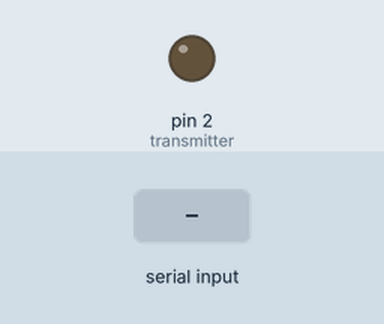
A sketch run on a simulated Arduino Uno, built with avr-gcc and run on an emulated ATmega328P. On the bench: output pins drawn as LEDs (lit = HIGH). The inputs (shaded band) are chosen by the test bench. What the sketch prints to the serial monitor is not drawn.

Above: at 1.2 s.
1.3 s: "0\n" received over Serial
3.9 s: "1\n" received over Serial
At 4.2 s:
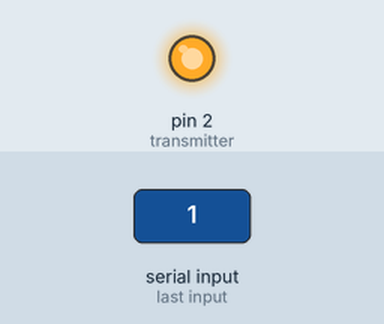
Timing chart, 0 to 6.9 s (numbered marks = the images above; inputs shaded):
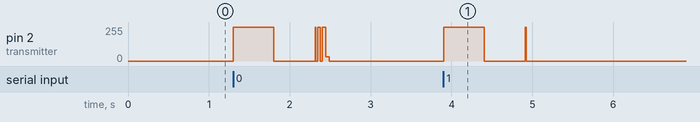

The sketch:

Sender3.0.ino
```cpp
const int sendSpeed = 5000;
const int startBuffer = 500;
const int transmitter = 2;
long cycle = micros();

void setup() {
  // put your setup code here, to run once:
  pinMode(transmitter, OUTPUT);
  Serial.begin(9600);
  while (!Serial);
  Serial.println("Enter a text message:");
}

void loop() {
  if (Serial.available()) {
    String inputText = Serial.readStringUntil('\n');
    Serial.print("Transmitting: " + inputText + "\nBinary Output: ");
    inputText += "~*";  // Use '>' as terminator
    startSignal();

    for (int i = 0; i < inputText.length(); i++) {
      char c = inputText[i];
      sendBinary(c);
      Serial.print(" ");
    }
    Serial.println("\n\nEnter another text message:");
  }
}

void sendBinary(char c) {
  for (int i = 7; i >= 0; i--) {
    sendBit((c >> i) & 1);
  }
}


void sendBit(int x) {
  digitalWrite(transmitter, x ? HIGH : LOW);
  while(micros() - cycle < sendSpeed){
    yield();
  }
  cycle = micros();
  Serial.print(x);
}

void startSignal() {
  digitalWrite(transmitter, HIGH);
  delay(startBuffer);
  digitalWrite(transmitter, LOW);
  delay(startBuffer);
  cycle = micros();
}
```

Measured:
- after the input at 3.9 s, pin 2 (transmitter): 0/255 → 255/255 at once, → 0/255 0.50 s later
